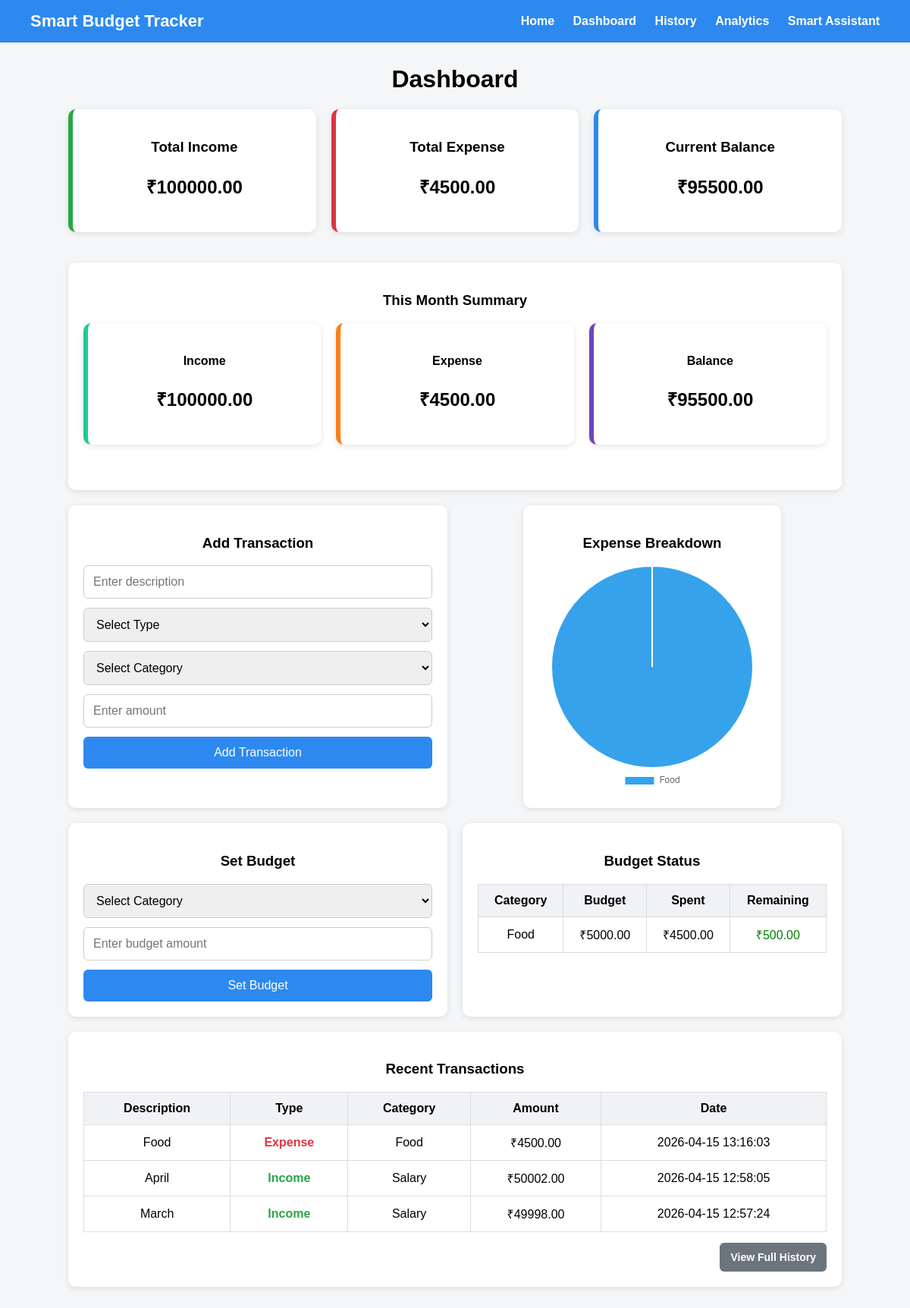
The app's page /dashboard (signed in) with its own data.
### tables this page shows
CREATE TABLE budgets (
    id INTEGER PRIMARY KEY AUTOINCREMENT,
    user_id INTEGER,
    category TEXT,
    amount REAL,
    month INTEGER,
    year INTEGER,
    UNIQUE(user_id, category, month, year)
);

CREATE TABLE transactions (
        id INTEGER PRIMARY KEY AUTOINCREMENT,
        user_id INTEGER,
        title TEXT NOT NULL,
        amount REAL NOT NULL,
        category TEXT NOT NULL,
        type TEXT NOT NULL,
        date TEXT NOT NULL,
        FOREIGN KEY (user_id) REFERENCES users(id)
    );

### routes/main_routes.py (the view, shortened to what this page needs)
@main.route("/dashboard", methods=["GET", "POST"])
def dashboard():
    if "user_id" not in session:
        return redirect(url_for("main.login"))
    user_id = session["user_id"]
    error_message = None
    transactions = get_all_transactions_db(user_id)
    recent_transactions = transactions[:5]
    total_income, total_expense, balance = calculate_summary(transactions)
    monthly_income, monthly_expense, monthly_balance = calculate_monthly_summary(transactions)
    chart_labels, chart_values = get_expense_chart_data(transactions)
    budgets = get_budgets(user_id, datetime.now().month, datetime.now().year)
    category_spending = {}
    for t in transactions:
        if t["type"] == "expense":
            category_spending[t["category"]] = category_spending.get(t["category"], 0) + float(t["amount"])
    budget_status = []
    for category, budget in budgets.items():
        spent = category_spending.get(category, 0)
        remaining = budget - spent
        budget_status.append({
            "category": category,
            "budget": budget,
            "spent": spent,
            "remaining": remaining
        })
    return render_template(
        "dashboard.html",
        total_income=total_income,
        total_expense=total_expense,
        balance=balance,
        monthly_income=monthly_income,
        monthly_expense=monthly_expense,
        monthly_balance=monthly_balance,
        chart_labels=chart_labels,
        chart_values=chart_values,
        income_categories=INCOME_CATEGORIES,
        expense_categories=EXPENSE_CATEGORIES,
        error_message=error_message,
        recent_transactions=recent_transactions,
        budget_status=budget_status
    )

### database.py (called while the page is built)
def get_connection():
    conn = sqlite3.connect(DB_NAME)
    conn.row_factory = sqlite3.Row
    return conn

### services/analytics_service.py (called while the page is built)
def calculate_summary(transactions):
    income = sum(float(t["amount"]) for t in transactions if t["type"] == "income")
    expense = sum(float(t["amount"]) for t in transactions if t["type"] == "expense")
    balance = income - expense
    return round(income, 2), round(expense, 2), round(balance, 2)

def calculate_monthly_summary(transactions):
    now = datetime.now()
    filtered = []
    for t in transactions:
        try:
            tx_date = datetime.strptime(t["date"], "%Y-%m-%d %H:%M:%S")
            if tx_date.month == now.month and tx_date.year == now.year:
                filtered.append(t)
        except (KeyError, ValueError):
            continue
    return calculate_summary(filtered)

def get_expense_chart_data(transactions):
    category_data = {}
    for t in transactions:
        if t["type"] == "expense":
            category = t["category"]
            amount = float(t["amount"])
            category_data[category] = category_data.get(category, 0) + amount
    labels = list(category_data.keys())
    values = list(category_data.values())
    return labels, values

### services/budget_service.py (called while the page is built)
def get_budgets(user_id, month, year):
    conn = get_connection()
    cursor = conn.cursor()
    cursor.execute("""
        SELECT category, amount
        FROM budgets
        WHERE user_id=? AND month=? AND year=?
    """, (user_id, month, year))
    rows = cursor.fetchall()
    conn.close()
    return {row["category"]: row["amount"] for row in rows}

### services/db_service.py (called while the page is built)
def get_all_transactions_db(user_id):
    conn = get_connection()
    cursor = conn.cursor()
    cursor.execute("""
        SELECT * FROM transactions
        WHERE user_id = ?
        ORDER BY date DESC
    """, (user_id,))
    rows = cursor.fetchall()
    conn.close()
    return [dict(row) for row in rows]

### templates/dashboard.html (shortened to what this page needs)
{% extends "base.html" %}
{% block content %}
<h1>Dashboard</h1>
<div class="summary-grid">
    <div class="summary-card income-card">
        <h3>Total Income</h3>
        <p>₹{{ "%.2f"|format(total_income) }}</p>
    </div>
    <div class="summary-card expense-card">
        <h3>Total Expense</h3>
        <p>₹{{ "%.2f"|format(total_expense) }}</p>
    </div>
    <div class="summary-card balance-card">
        <h3>Current Balance</h3>
        <p>₹{{ "%.2f"|format(balance) }}</p>
    </div>
</div>
<div class="monthly-summary-box">
    <h3>This Month Summary</h3>
    <div class="monthly-summary-grid">
        <div class="monthly-card monthly-income">
            <h4>Income</h4>
            <p>₹{{ "%.2f"|format(monthly_income) }}</p>
        </div>
        <div class="monthly-card monthly-expense">
            <h4>Expense</h4>
            <p>₹{{ "%.2f"|format(monthly_expense) }}</p>
        </div>
        <div class="monthly-card monthly-balance">
            <h4>Balance</h4>
            <p>₹{{ "%.2f"|format(monthly_balance) }}</p>
        </div>
    </div>
</div>
<div class="dashboard-flex">
    <div class="form-box">
        <h3>Add Transaction</h3>
        <form method="POST">
            <input type="text" name="title" placeholder="Enter description" required>
            <select name="type" id="type" required onchange="updateCategories()">
                <option value="">Select Type</option>
            </select>
            <select name="category" id="category" required>
                <option value="">Select Category</option>
            </select>
            <input type="number" step="1" min="1" name="amount" placeholder="Enter amount" required>
            <button type="submit">Add Transaction</button>
        </form>
    </div>
    <div class="chart-box">
        <h3>Expense Breakdown</h3>
        {% if chart_labels %}
            <canvas id="expenseChart"></canvas>
        {% else %}
            <p class="empty-message">No data to display</p>
        {% endif %}
    </div>
</div>
<div class="dashboard-flex">
    <div class="form-box">
        <h3>Set Budget</h3>
        <form method="POST">
            <select name="budget_category" required>
                <option value="">Select Category</option>
            </select>
            <input type="number" step="1" min="1" name="budget_amount" placeholder="Enter budget amount" required>
            <button type="submit">Set Budget</button>
        </form>
    </div>
    <div class="transactions-box">
        <h3>Budget Status</h3>
        {% if budget_status %}
            <table>
                <tr>
                    <th>Category</th>
                    <th>Budget</th>
                    <th>Spent</th>
                    <th>Remaining</th>
                </tr>
                {% for b in budget_status %}
                <tr>
                    <td>{{ b.category }}</td>
                    <td>₹{{ "%.2f"|format(b.budget) }}</td>
                    <td>₹{{ "%.2f"|format(b.spent) }}</td>
                    <td style="color: {{ 'red' if b.remaining < 0 else 'green' }}">
                        ₹{{ "%.2f"|format(b.remaining) }}
                    </td>
                </tr>
                {% endfor %}
            </table>
        {% else %}
            <p class="empty-message">No budgets set yet.</p>
        {% endif %}
    </div>
</div>
<div class="transactions-box">
    <h3>Recent Transactions</h3>
    {% if recent_transactions %}
        <table>
            <tr>
                <th>Description</th>
                <th>Type</th>
                <th>Category</th>
                <th>Amount</th>
                <th>Date</th>
            </tr>
            {% for t in recent_transactions %}
            <tr>
                <td>{{ t.title }}</td>
                <td class="{{ 'type-income' if t.type == 'income' else 'type-expense' }}">
                    {{ t.type|title }}
                </td>
                <td>{{ t.category }}</td>
                <td>₹{{ "%.2f"|format(t.amount) }}</td>
                <td>{{ t.date }}</td>
            </tr>
            {% endfor %}
        </table>
        <div class="dashboard-link-row">
            <a href="{{ url_for('main.history') }}" class="action-link secondary-link">View Full History</a>
        </div>
    {% else %}
        <p class="empty-message">No transactions added yet.</p>
    {% endif %}
</div>
<script>
    const incomeCategories = {{ income_categories | tojson }};
    const expenseCategories = {{ expense_categories | tojson }};
    function updateCategories() {
        const type = document.getElementById("type").value;
        const category = document.getElementById("category");
        category.innerHTML = '<option value="">Select Category</option>';
        let list = type === "income" ? incomeCategories : expenseCategories;
        list.forEach(c => {
            let opt = document.createElement("option");
            opt.value = c;
            opt.textContent = c;
            category.appendChild(opt);
        });
    }
    const labels = {{ chart_labels | tojson }};
    const values = {{ chart_values | tojson }};
    if (labels.length > 0) {
        new Chart(document.getElementById("expenseChart"), {
            type: "pie",
            data: {
                labels: labels,
                datasets: [{
                    data: values
                }]
            },
            options: {
                responsive: true,
                plugins: {
                    legend: { position: "bottom" }
                }
            }
        });
    }
</script>
{% endblock %}

### templates/base.html (shortened to what this page needs)
<!DOCTYPE html>
<html lang="en">
<head>
    <link rel="stylesheet" href="{{ url_for('static', filename='style.css') }}">
</head>
<body>
    <nav class="navbar">
        <div class="nav-brand">Smart Budget Tracker</div>
        <div class="nav-links">
            <a href="{{ url_for('main.home') }}">Home</a>
            <a href="{{ url_for('main.dashboard') }}">Dashboard</a>
            <a href="{{ url_for('main.history') }}">History</a>
            <a href="{{ url_for('main.analytics') }}">Analytics</a>
            <a href="{{ url_for('main.assistant') }}">Smart Assistant</a>
        </div>
    </nav>
    <div class="container">
        {% block content %}{% endblock %}
    </div>
</body>
</html>

### static/style.css (style rules this page uses)
body { font-family: Arial, sans-serif; background-color: #f4f6f8; margin: 0; padding: 0; }
.navbar { background-color: #2d89ef; color: white; display: flex; justify-content: space-between; align-items: center; padding: 15px 40px; flex-wrap: wrap; gap: 10px; }
.nav-brand { font-size: 22px; font-weight: bold; }
.nav-links a { color: white; text-decoration: none; margin-left: 20px; font-weight: bold; }
.container { width: 85%; margin: 30px auto; }
h1, h2, h3, h4 { text-align: center; }
.summary-grid, .monthly-summary-grid, .home-features, .analytics-grid, .home-stats-grid, .home-bottom-grid { display: grid; grid-template-columns: repeat(3, 1fr); gap: 20px; margin-bottom: 20px; }
.summary-card, .form-box, .transactions-box, .chart-box, .monthly-summary-box, .monthly-card, .assistant-box, .feature-card, .analytics-card, .home-hero-card { background: white; padding: 20px; margin-bottom: 20px; border-radius: 10px; box-shadow: 0 2px 8px rgba(0, 0, 0, 0.1); }
.summary-card p, .monthly-card p { font-size: 24px; font-weight: bold; text-align: center; }
.income-card { border-left: 6px solid #28a745; }
.expense-card { border-left: 6px solid #dc3545; }
.balance-card { border-left: 6px solid #2d89ef; }
.monthly-income { border-left: 6px solid #20c997; }
.monthly-expense { border-left: 6px solid #fd7e14; }
.monthly-balance { border-left: 6px solid #6f42c1; }
form { display: grid; gap: 12px; }
input, select { padding: 12px; font-size: 16px; border-radius: 6px; border: 1px solid #ccc; }
button { border: none; cursor: pointer; }
form button:not(.icon-delete-btn) { background-color: #2d89ef; color: white; padding: 12px; font-size: 16px; border-radius: 6px; }
table { width: 100%; border-collapse: collapse; margin-top: 10px; }
table, th, td { border: 1px solid #ddd; }
th, td { padding: 12px; text-align: center; }
th { background-color: #f0f2f5; }
.chart-box { max-width: 700px; margin-left: auto; margin-right: auto; }
#expenseChart, #trendChart, #expenseBreakdownChart { max-height: 420px; }
.type-income { color: #28a745; font-weight: bold; }
.type-expense { color: #dc3545; font-weight: bold; }
.dashboard-flex { display: grid; grid-template-columns: 1fr 1fr; gap: 20px; }
.action-link { display: inline-block; padding: 11px 14px; border-radius: 6px; color: white; text-decoration: none; font-size: 14px; font-weight: bold; }
.secondary-link { background-color: #6c757d; }
.dashboard-link-row { text-align: right; margin-top: 14px; }

### records on screen
budgets: category "Food", budget "5000.00", spent "4500.00", remaining "500.00"
transactions: title "Food", type "Expense", category "Food", amount "4500.00", date "2026-04-15 13:16:03"
transactions: title "April", type "Income", category "Salary", amount "50002.00", date "2026-04-15 12:58:05"
transactions: title "March", type "Income", category "Salary", amount "49998.00", date "2026-04-15 12:57:24"

### other values on screen
{{ "%.2f"|format(total_income) }} "100000.00"
{{ "%.2f"|format(total_expense) }} "4500.00"
{{ "%.2f"|format(balance) }} "95500.00"
{{ "%.2f"|format(monthly_income) }} "100000.00"
{{ "%.2f"|format(monthly_expense) }} "4500.00"
{{ "%.2f"|format(monthly_balance) }} "95500.00"
chart data {{ chart_labels | tojson }} ["Food"]
